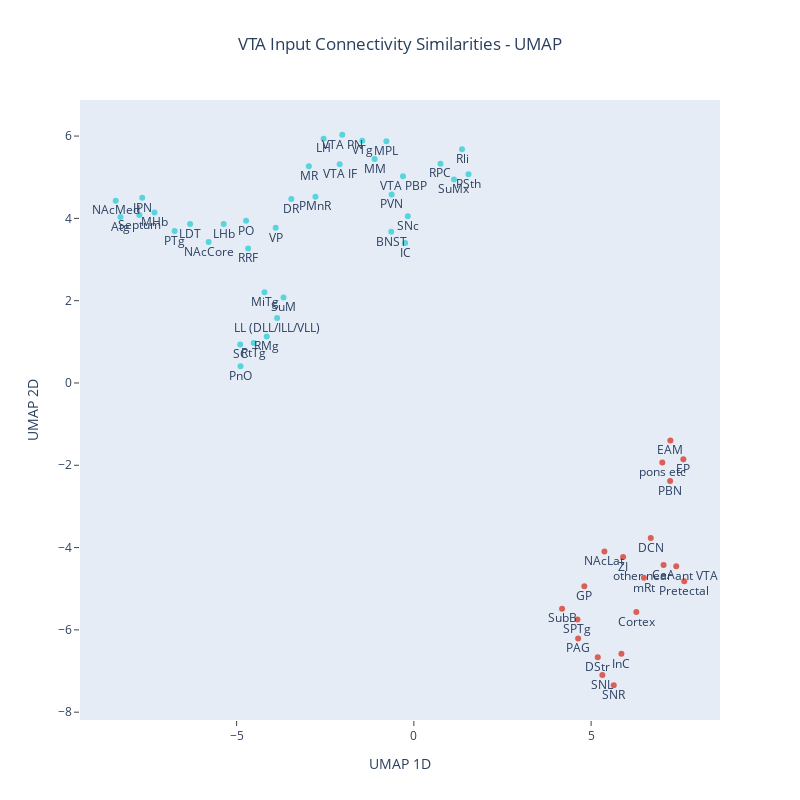

The code cell stored with this chart in its notebook:
### Code cell
allclusterer=hdbscan.HDBSCAN(min_cluster_size=2)

allclusterer.fit(allembedding)

color_palette = seaborn.color_palette('hls', (numpy.max(allclusterer.labels_+1)))
cluster_colors = [color_palette[x] if x>= 0
                  else (0.5, 0.5, 0.5)
                  for x in allclusterer.labels_]
cluster_member_colors = [seaborn.desaturate(x, p) for x, p in
                        zip(cluster_colors, allclusterer.probabilities_)]
cluster_member_colors_hex=['#%02x%02x%02x' %tuple(int(c*256) for c in l) for l in cluster_member_colors]
fig=go.Figure(data=go.Scatter(
    y=allembedding[:,1],
    x=allembedding[:,0],
    mode='markers+text',
    marker_color=cluster_member_colors_hex,
    text=cols,
    textposition = "bottom center",
    hoverinfo='text'
    ))
fig.update_layout(
    width=800,
    height=800,
    xaxis_title='UMAP 1D',
    yaxis_title='UMAP 2D',
    title={
        'text': "VTA Input Connectivity Similarities - UMAP",
        'x': 0.5
    },
    xaxis={
        'showline':True,
        'showgrid':False, 
        'ticks':'outside',
        'mirror':True,
        'zeroline':False
    },
    yaxis={
        'showline':True,
        'showgrid':False, 
        'ticks':'outside',
        'mirror':True,
        'zeroline':False
    }
)

### Figure 1 — Plotly figure (JSON) as saved in the notebook; plotly's stock layout.template omitted (floating-point values rounded to 4 significant figures)
{"data": [{"hoverinfo": "text", "marker": {"color": ["#dc5f57", "#57d4dc", "#dc5f57", "#57d4dc", "#dc5f57", "#57d4dc", "#57d4dc", "#57d4dc", "#57d4dc", "#dc5f57", "#dc5f57", "#dc5f57", "#57d4dc", "#57d4dc", "#57d4dc", "#dc5f57", "#57d4dc", "#dc5f57", "#57d4dc", "#57d4dc", "#dc5f57", "#dc5f57", "#57d4dc", "#57d4dc", "#57d4dc", "#57d4dc", "#dc5f57", "#57d4dc", "#57d4dc", "#57d4dc", "#57d4dc", "#dc5f57", "#57d4dc", "#57d4dc", "#57d4dc", "#57d4dc", "#57d4dc", "#57d4dc", "#57d4dc", "#dc5f57", "#dc5f57", "#dc5f57", "#dc5f57", "#57d4dc", "#dc5f57", "#57d4dc", "#57d4dc", "#57d4dc", "#57d4dc", "#57d4dc", "#57d4dc", "#57d4dc", "#57d4dc", "#dc5f57", "#dc5f57", "#57d4dc", "#dc5f57"]}, "mode": "markers+text", "text": ["Cortex", "NAcMed", "NAcLat", "NAcCore", "DStr", "VP", "PO", "Septum", "BNST", "EAM", "EP", "GP", "PVN", "LHb", "MHb", "CeA", "LH", "ZI", "DR", "LDT", "PBN", "DCN", "Atg", "IPN", "LL (DLL/ILL/VLL)", "MR", "mRt", "PMnR", "PnO", "MPL", "MiTg", "pons etc", "PTg", "Rli", "RMg", "RPC", "RRF", "RtTg", "SNc", "SNL", "SNR", "SPTg", "SubB", "MM", "other near ant VTA (RI)", "SuM", "SuMx", "VTA IF", "VTA PBP", "VTA PN", "VTg", "IC", "SC", "PAG", "Pretectal", "PSth", "InC"], "textposition": "bottom center", "type": "scatter", "x": [6.275, -8.409, 5.375, -5.79, 5.188, -3.897, -4.733, -7.743, -0.6387, 7.236, 7.602, 4.808, -0.6262, -5.364, -7.316, 7.044, -2.546, 5.903, -3.457, -6.311, 7.228, 6.683, -8.276, -7.662, -3.857, -2.962, 6.49, -2.776, -4.889, -0.7748, -4.213, 7.008, -6.749, 1.358, -4.15, 0.7511, -4.675, -4.517, -0.1707, 5.317, 5.638, 4.615, 4.18, -1.106, 7.402, -3.676, 1.131, -2.092, -0.3064, -2.021, -1.455, -0.2448, -4.898, 4.634, 7.627, 1.54, 5.855], "y": [-5.566, 4.43, -4.096, 3.426, -6.667, 3.77, 3.942, 4.082, 3.675, -1.398, -1.852, -4.941, 4.58, 3.864, 4.145, -4.426, 5.936, -4.23, 4.469, 3.865, -2.385, -3.769, 4.034, 4.501, 1.578, 5.269, -4.734, 4.527, 0.4049, 5.877, 2.206, -1.934, 3.691, 5.678, 1.131, 5.329, 3.268, 0.9688, 4.049, -7.095, -7.345, -5.748, -5.486, 5.445, -4.452, 2.078, 4.947, 5.318, 5.021, 6.032, 5.889, 3.404, 0.9353, -6.208, -4.818, 5.069, -6.583]}], "layout": {"height": 800, "title": {"text": "VTA Input Connectivity Similarities - UMAP", "x": 0.5}, "width": 800, "xaxis": {"mirror": true, "showgrid": false, "showline": true, "ticks": "outside", "title": {"text": "UMAP 1D"}, "zeroline": false}, "yaxis": {"mirror": true, "showgrid": false, "showline": true, "ticks": "outside", "title": {"text": "UMAP 2D"}, "zeroline": false}}}
